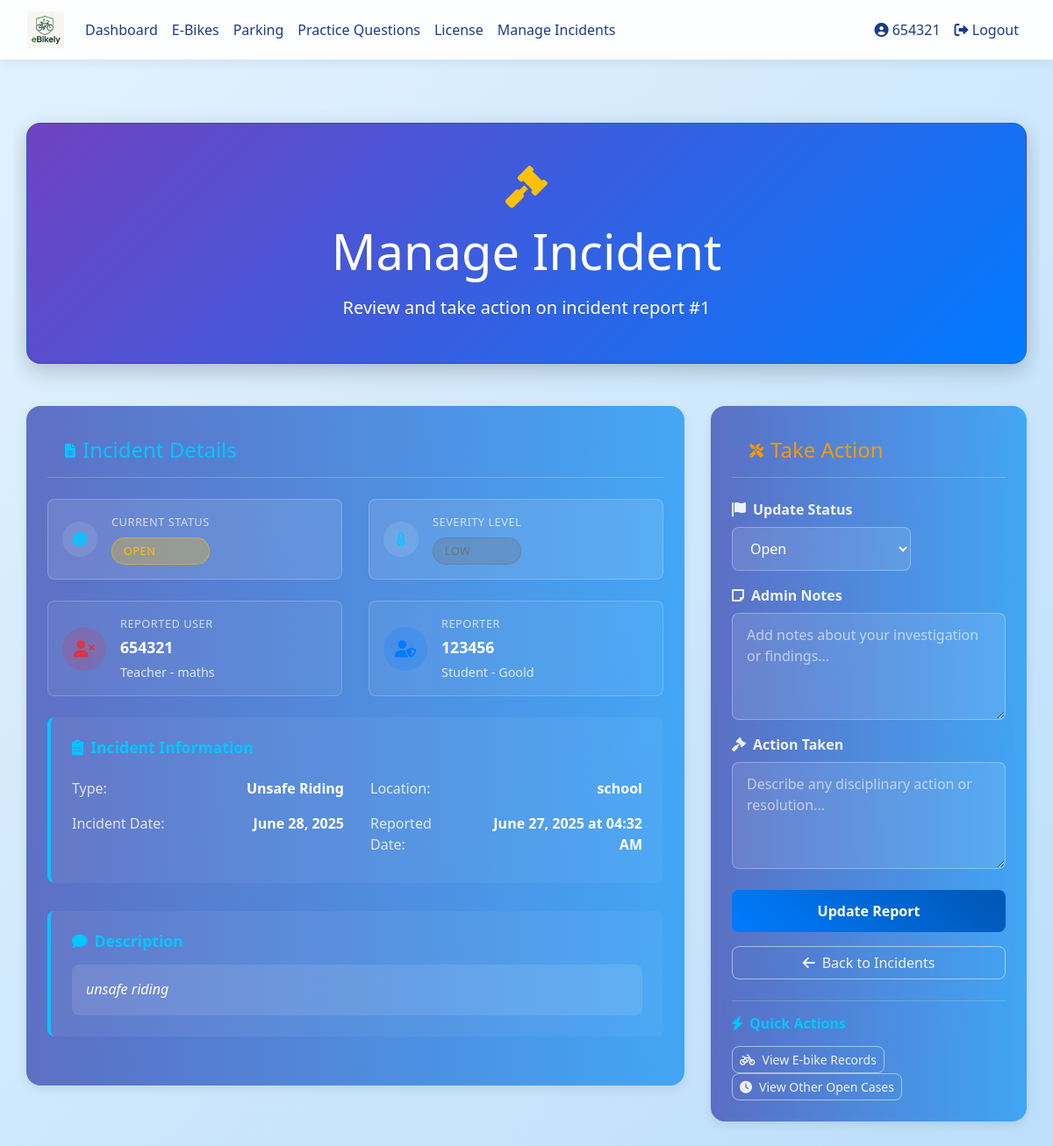
The app's page /admin/incident/1 (signed in) with its own data.
### database_setup.py (models this page shows)
class User(Base, UserMixin):
    __tablename__ = 'users'
    id = Column(Integer, primary_key=True)
    username = Column(String(150), unique=True, nullable=False)
    email = Column(String(150), nullable=True)
    password = Column(String(150), nullable=False)
    ebikes = relationship('EBike', back_populates='owner', cascade="all, delete-orphan")
    practice_tests = relationship('PracticeTest', back_populates='user', cascade="all, delete-orphan")
    real_tests = relationship('RealTest', back_populates='user', cascade="all, delete-orphan")
    practice_attempts = relationship("PracticeAttempt", back_populates="user", cascade="all, delete-orphan")
    parking_spot = relationship("ParkingSpot", back_populates="reserved_user", uselist=False)
    reservations = relationship("ParkingReservation", back_populates="user")
    incident_reports = relationship('IncidentReport', foreign_keys='IncidentReport.reported_user_id', back_populates='reported_user')
    has_license = Column(Boolean, default=False)
    role = Column(String(10))  # 'student' or 'teacher'
    department = Column(String(150))  # for teachers
    year = Column(Integer)  # for students
    house = Column(String(50))  # for students

class IncidentReport(Base):
    __tablename__ = 'incident_reports'
    id = Column(Integer, primary_key=True)
    reported_user_id = Column(Integer, ForeignKey('users.id'))  # User being reported
    reporter_id = Column(Integer, ForeignKey('users.id'))  # User making the report
    incident_type = Column(String(50))  # Type of incident (unsafe riding, harassment, etc.)
    severity = Column(String(20))  # Low, Medium, High, Critical
    description = Column(Text)
    location = Column(String(100))  # Where the incident occurred
    date_of_incident = Column(Date)  # When the incident happened
    date_reported = Column(DateTime, default=datetime.utcnow)  # When it was reported
    status = Column(String(20), default='Open')  # Open, Under Investigation, Resolved, Dismissed
    admin_notes = Column(Text)  # Notes from admin/teacher
    action_taken = Column(Text)  # What action was taken
    resolved_by = Column(Integer, ForeignKey('users.id'))  # Which admin resolved it
    resolved_date = Column(DateTime)  # When it was resolved
    reported_user = relationship('User', foreign_keys=[reported_user_id], back_populates='incident_reports')
    reporter = relationship('User', foreign_keys=[reporter_id])
    resolver = relationship('User', foreign_keys=[resolved_by])

### app.py (the view, shortened to what this page needs)
@app.route('/admin/incident/<int:incident_id>', methods=['GET', 'POST'])
@login_required
def manage_incident(incident_id):
    if current_user.role != 'teacher':
        flash("Access denied.", "danger")
        return redirect(url_for('dashboard'))
    session = SessionLocal()
    incident = session.query(IncidentReport).options(
        joinedload(IncidentReport.reported_user),
        joinedload(IncidentReport.reporter),
        joinedload(IncidentReport.resolver)
    ).filter_by(id=incident_id).first()
    if not incident:
        flash("Incident not found.", "danger")
        session.close()
        return redirect(url_for('admin_incidents'))
    form = forms.IncidentActionForm()
    form.status.data = incident.status
    form.admin_notes.data = incident.admin_notes
    form.action_taken.data = incident.action_taken
    session.close()
    return render_template('manage_incident.html', incident=incident, form=form)

### forms.py
class IncidentActionForm(FlaskForm):
    status = SelectField('Status', choices=[
        ('Open', 'Open'),
        ('Under Investigation', 'Under Investigation'),
        ('Resolved', 'Resolved'),
        ('Dismissed', 'Dismissed')
    ])
    admin_notes = TextAreaField('Admin Notes')
    action_taken = TextAreaField('Action Taken')
    submit = SubmitField('Update Report')

### app.py (called while the page is built)
@login_manager.user_loader
def load_user(user_id):
    session = SessionLocal()
    user = session.query(User).get(int(user_id))
    session.close()
    return user

### templates/manage_incident.html (shortened to what this page needs)
{% extends "base.html" %}
{% block content %}
<div class="container welcome-container">
  <div class="hero-section card text-white p-5 mb-5 fade-in">
    <div class="text-center">
      <i class="fas fa-gavel dashboard-icon mb-3"></i>
      <h1 class="display-4 mb-3">Manage Incident</h1>
      <p class="lead mb-0">Review and take action on incident report #{{ incident.id }}</p>
    </div>
  </div>
  <div class="row slide-up-delay">
    <div class="col-lg-8">
      <div class="card feature-card p-4 mb-4">
        <div class="card-header gradient-blue mb-4">
          <i class="fas fa-file-alt mr-2"></i>
          <h4 class="mb-0">Incident Details</h4>
        </div>
        <div class="row mb-4">
          <div class="col-md-6">
            <div class="info-card">
              <div class="info-icon">
                <i class="fas fa-info-circle"></i>
              </div>
              <div class="info-content">
                <span class="info-label">Current Status</span>
                <span class="status-badge status-{{ incident.status.lower().replace(' ', '-') }}">
                  {{ incident.status }}
                </span>
              </div>
            </div>
          </div>
          <div class="col-md-6">
            <div class="info-card">
              <div class="info-icon">
                <i class="fas fa-thermometer-half"></i>
              </div>
              <div class="info-content">
                <span class="info-label">Severity Level</span>
                <span class="severity-badge severity-{{ incident.severity.lower() }}">
                  {{ incident.severity }}
                </span>
              </div>
            </div>
          </div>
        </div>
        <div class="row mb-4">
          <div class="col-md-6">
            <div class="user-card reported-user">
              <div class="user-avatar">
                <i class="fas fa-user-times"></i>
              </div>
              <div class="user-info">
                <span class="user-label">Reported User</span>
                <span class="user-name">{{ incident.reported_user.username }}</span>
                <span class="user-details">{{ incident.reported_user.role.title() }} - {{ incident.reported_user.house or incident.reported_user.department or 'N/A' }}</span>
              </div>
            </div>
          </div>
          <div class="col-md-6">
            <div class="user-card reporter">
              <div class="user-avatar">
                <i class="fas fa-user-shield"></i>
              </div>
              <div class="user-info">
                <span class="user-label">Reporter</span>
                <span class="user-name">{{ incident.reporter.username }}</span>
                <span class="user-details">{{ incident.reporter.role.title() }} - {{ incident.reporter.house or incident.reporter.department or 'N/A' }}</span>
              </div>
            </div>
          </div>
        </div>
        <div class="detail-section">
          <h5 class="section-title">
            <i class="fas fa-clipboard-list mr-2"></i>Incident Information
          </h5>
          <div class="row">
            <div class="col-md-6">
              <div class="detail-item">
                <span class="detail-label">Type:</span>
                <span class="detail-value">{{ incident.incident_type.replace('_', ' ').title() }}</span>
              </div>
            </div>
            <div class="col-md-6">
              <div class="detail-item">
                <span class="detail-label">Location:</span>
                <span class="detail-value">{{ incident.location }}</span>
              </div>
            </div>
            <div class="col-md-6">
              <div class="detail-item">
                <span class="detail-label">Incident Date:</span>
                <span class="detail-value">{{ incident.date_of_incident.strftime('%B %d, %Y') }}</span>
              </div>
            </div>
            <div class="col-md-6">
              <div class="detail-item">
                <span class="detail-label">Reported Date:</span>
                <span class="detail-value">{{ incident.date_reported.strftime('%B %d, %Y at %I:%M %p') }}</span>
              </div>
            </div>
          </div>
        </div>
        <div class="detail-section">
          <h5 class="section-title">
            <i class="fas fa-comment mr-2"></i>Description
          </h5>
          <div class="description-box">
            {{ incident.description }}
          </div>
        </div>
      </div>
    </div>
    <div class="col-lg-4">
      <div class="card feature-card p-4">
        <div class="card-header gradient-orange mb-4">
          <i class="fas fa-tools mr-2"></i>
          <h4 class="mb-0">Take Action</h4>
        </div>
        <form method="POST">
          <div class="mb-3">
            <label for="{{ form.status.id }}" class="form-label">
              <i class="fas fa-flag mr-2"></i>Update Status
            </label>
            {{ form.status(class="form-select form-control-modern") }}
          </div>
          <div class="mb-3">
            <label for="{{ form.admin_notes.id }}" class="form-label">
              <i class="fas fa-sticky-note mr-2"></i>Admin Notes
            </label>
            {{ form.admin_notes(class="form-control form-control-modern", rows="4", placeholder="Add notes about your investigation or findings...") }}
          </div>
          <div class="mb-4">
            <label for="{{ form.action_taken.id }}" class="form-label">
              <i class="fas fa-gavel mr-2"></i>Action Taken
            </label>
            {{ form.action_taken(class="form-control form-control-modern", rows="4", placeholder="Describe any disciplinary action or resolution...") }}
          </div>
          <div class="action-buttons">
            {{ form.submit(class="btn btn-primary w-100 mb-3") }}
            <a href="{{ url_for('admin_incidents') }}" class="btn btn-outline-light w-100">
              <i class="fas fa-arrow-left mr-2"></i>Back to Incidents
            </a>
          </div>
        </form>
        <div class="quick-actions mt-4">
          <h6 class="mb-3">
            <i class="fas fa-bolt mr-2"></i>Quick Actions
          </h6>
          <div class="d-grid gap-2">
            <a href="{{ url_for('admin_ebike_overview') }}" class="btn btn-outline-light btn-sm">
              <i class="fas fa-bicycle mr-2"></i>View E-bike Records
            </a>
            <a href="{{ url_for('admin_incidents') }}?status=Open" class="btn btn-outline-light btn-sm">
              <i class="fas fa-clock mr-2"></i>View Other Open Cases
            </a>
          </div>
        </div>
      </div>
    </div>
  </div>
</div>
<link rel="stylesheet" href="https://cdnjs.cloudflare.com/ajax/libs/font-awesome/6.0.0/css/all.min.css">
{% endblock %}

### templates/base.html (shortened to what this page needs)
<!DOCTYPE html>
<html lang="en">
<head>
  <link rel="stylesheet" href="https://stackpath.bootstrapcdn.com/bootstrap/4.5.2/css/bootstrap.min.css">
  <link rel="stylesheet" href="{{ url_for('static', filename='styles.css') }}">
  <link href="https://cdnjs.cloudflare.com/ajax/libs/font-awesome/5.15.4/css/all.min.css" rel="stylesheet">
</head>
<body>
  <nav class="navbar navbar-expand-lg navbar-light">
    <div class="container-fluid">
      <a class="navbar-brand" href="{{ url_for('dashboard') }}">
        <img src="{{ url_for('static', filename='images/logo.png') }}" alt="E-Bike Manager Logo">
      </a>
      <div class="collapse navbar-collapse justify-content-between" id="navbarNav">
        <ul class="navbar-nav">
          {% if current_user.is_authenticated %}
            <li class="nav-item"><a class="nav-link {% if request.endpoint == 'dashboard' %}active{% endif %}" href="{{ url_for('dashboard') }}">Dashboard</a></li>
            <li class="nav-item"><a class="nav-link {% if request.endpoint == 'ebike_management' %}active{% endif %}" href="{{ url_for('ebike_management') }}">E-Bikes</a></li>
            <li class="nav-item"><a class="nav-link {% if request.endpoint == 'parking_spots' %}active{% endif %}" href="{{ url_for('parking_spots') }}">Parking</a></li>
            <li class="nav-item"><a class="nav-link {% if request.endpoint == 'practice_selection' %}active{% endif %}" href="{{ url_for('practice_selection') }}">Practice Questions</a></li>
            <li class="nav-item"><a class="nav-link" href="{{ url_for('license_page') }}">License</a></li>
            {% if current_user.role == 'student' %}
              <li class="nav-item"><a class="nav-link {% if request.endpoint == 'report_incident' %}active{% endif %}" href="{{ url_for('report_incident') }}">Report Incident</a></li>
            {% elif current_user.role == 'teacher' %}
              <li class="nav-item"><a class="nav-link {% if request.endpoint == 'admin_incidents' %}active{% endif %}" href="{{ url_for('admin_incidents') }}">Manage Incidents</a></li>
            {% endif %}
          {% endif %}
        </ul>
        <ul class="navbar-nav">
          {% if current_user.is_authenticated %}
            <li class="nav-item"><a class="nav-link {% if request.endpoint == 'user_profile' %}active{% endif %}" href="{{ url_for('user_profile') }}"><i class="fas fa-user-circle"></i> {{ current_user.username }}</a></li>
            <li class="nav-item"><a class="nav-link" href="{{ url_for('logout') }}"><i class="fas fa-sign-out-alt"></i> Logout</a></li>
          {% else %}
            <li class="nav-item"><a class="nav-link" href="{{ url_for('login') }}"><i class="fas fa-sign-in-alt"></i> Login</a></li>
            <li class="nav-item"><a class="nav-link" href="{{ url_for('register') }}"><i class="fas fa-user-plus"></i> Register</a></li>
          {% endif %}
        </ul>
      </div>
    </div>
  </nav>
  <div class="container my-4">
    {% block content %}{% endblock %}
  </div>
</body>
</html>

### static/styles.css (style rules this page uses)
.card { border-radius: 10px; box-shadow: 0 4px 6px rgba(0, 0, 0, 0.1); transition: transform 0.2s; }
.text-white { color: white; }
.welcome-container { overflow-x: hidden; }
.hero-section { background: linear-gradient(135deg, #f8f9fa 0%, #e9ecef 100%); padding: 100px 0; }
.feature-card { background: white; border-radius: 10px; box-shadow: 0 4px 6px rgba(0, 0, 0, 0.1); transition: transform 0.3s ease; }

### templates/base.html (style rules this page uses)
body { min-height: 100vh; margin: 0; font-family: 'Segoe UI', sans-serif; background: linear-gradient(135deg, #e3f2fd 0%, #bbdefb 100%); color: #212529; }
.navbar { background-color: #ffffffee; backdrop-filter: blur(6px); box-shadow: 0 4px 10px rgba(0, 0, 0, 0.06); }
.navbar-brand img { height: 42px; }
.nav-link { color: #1e3a8a !important; font-weight: 500; transition: background 0.3s ease; border-radius: 0.5rem; padding: 0.5rem 0.8rem; }
.container, .container-fluid { max-width: 1200px; }
.card, .auth-card { background: #ffffff; border-radius: 1rem; box-shadow: 0 4px 12px rgba(0, 0, 0, 0.08); transition: transform 0.2s ease; }
.btn-primary { background: linear-gradient(135deg, #64b5f6, #1e88e5); border: none; border-radius: 50px; padding: 0.6rem 1.4rem; font-size: 1rem; color: white; font-weight: 500; }

### records on screen
User: username "654321", reported_user.username "654321", reported_user.role "Teacher", reported_user "maths"
IncidentReport: id "1", status "OPEN", severity "LOW", incident_type.replace "Unsafe Riding", location "school", date_of_incident "June 28, 2025", date_reported "June 27, 2025 at 04:32 AM", description "unsafe riding", status "Open"
User: reporter.username "123456", reporter.role "Student", reporter "Goold"
